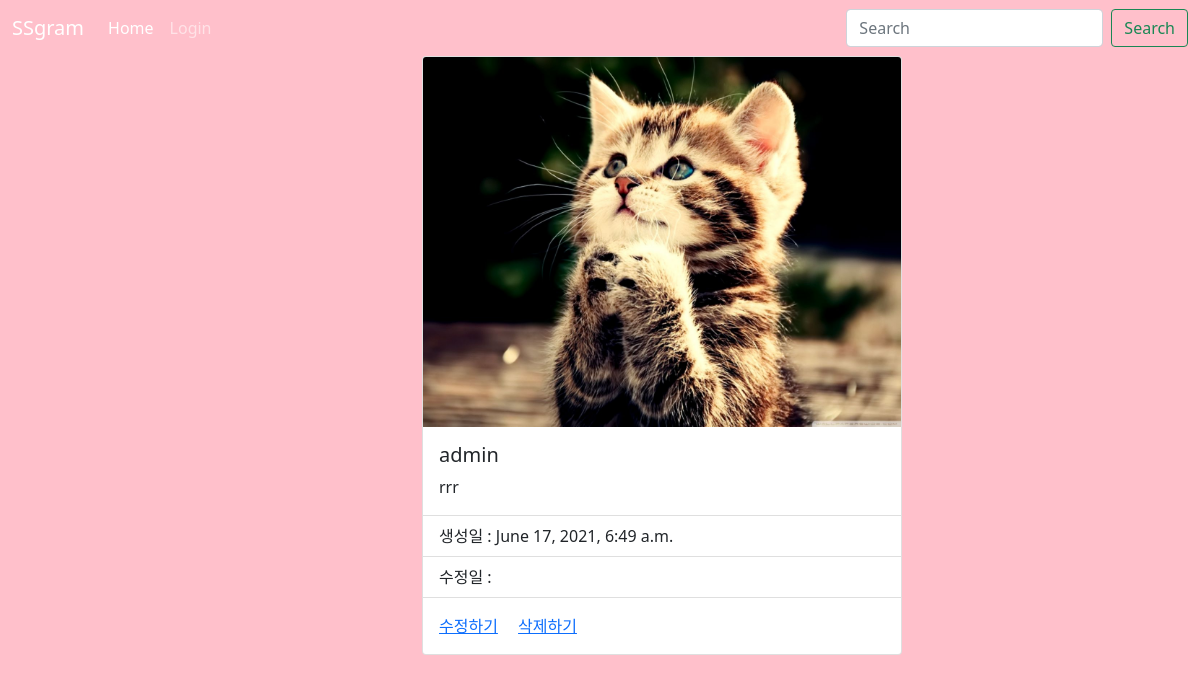
The app's page /detail/7 with its own data.
### photo/models.py (models this page shows, shortened)
class Photo(models.Model):
    author = models.ForeignKey(User, on_delete=models.CASCADE, related_name='user')
    text = models.TextField(blank=True)
    image = models.ImageField(upload_to = 'timeline_photo/%Y/%m/%D')
    created = models.DateTimeField(auto_now_add=True)
    updated = models.DateTimeField(auto_now=True)
    class Meta:
        ordering = ['-created']

### photo/views.py (the view)
# urls.py: path("detail/<int:pk>", PhotoDetail.as_view(), name='detail'),
class PhotoDetail(DetailView):
    model = Photo
    template_name_suffix = '_detail'

### photo/templates/photo/photo_detail.html (shortened to what this page needs)
{% extends 'base.html' %}
{% block content %}
<div class="row">
    <div class="col"></div>
    <div class="col-12 col-xl-4 col-md-4">
        <div class="card" style="width: 30rem;">
            <img src=" {{ object.image.url }} " class="card-img-top" alt="...">
            <div class="card-body">
                <h5 class="card-title">{{ object.author }}</h5>
                <p class="card-text"> {{ object.text }}</p>
            </div>
            <ul class="list-group list-group-flush">
                <li class="list-group-item">생성일 : {{ object.created }}</li>
                <li class="list-group-item">수정일 : {{ object.update }}</li>
            </ul>
            <div class="card-body">
                <a href="{% url 'photo:update' object.id %}" class="card-link">수정하기</a>
                <a href="{% url 'photo:delete' object.id %}" class="card-link">삭제하기</a>
            </div>
        </div>
    </div>
    <div class="col"></div>
</div>
{% endblock %}

### layout/base.html (style rules this page uses)
body { background-color: pink; }

### records on screen
Photo: image (picture), author "admin", text "rrr", created "June 17, 2021, 6:49 a.m."
